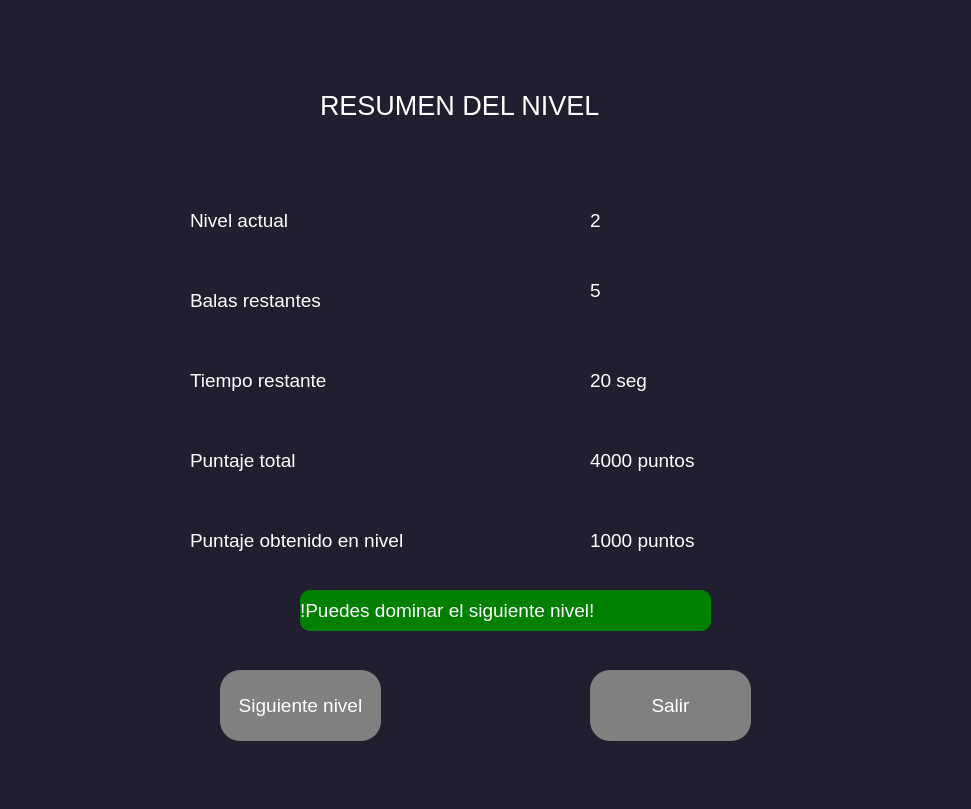
<?xml version="1.0" encoding="UTF-8"?>
<ui version="4.0">
 <class>Form</class>
 <widget class="QWidget" name="Form">
  <property name="geometry">
   <rect>
    <x>0</x>
    <y>0</y>
    <width>971</width>
    <height>809</height>
   </rect>
  </property>
  <property name="windowTitle">
   <string>Form</string>
  </property>
  <property name="styleSheet">
   <string notr="true">background-color: rgb(33, 30, 47);</string>
  </property>
  <widget class="QLabel" name="label">
   <property name="geometry">
    <rect>
     <x>320</x>
     <y>80</y>
     <width>321</width>
     <height>51</height>
    </rect>
   </property>
   <property name="styleSheet">
    <string notr="true">background-color: transparent;
color: white;
font-size: 20pt</string>
   </property>
   <property name="text">
    <string>RESUMEN DEL NIVEL</string>
   </property>
  </widget>
  <widget class="QLabel" name="label_2">
   <property name="geometry">
    <rect>
     <x>740</x>
     <y>60</y>
     <width>151</width>
     <height>161</height>
    </rect>
   </property>
   <property name="styleSheet">
    <string notr="true">background-color: transparent
</string>
   </property>
   <property name="text">
    <string/>
   </property>
   <property name="pixmap">
    <pixmap>../Sprites/Terminator-Dog/Dog2.png</pixmap>
   </property>
   <property name="scaledContents">
    <bool>true</bool>
   </property>
  </widget>
  <widget class="QLabel" name="nivel_actual_label">
   <property name="geometry">
    <rect>
     <x>190</x>
     <y>200</y>
     <width>131</width>
     <height>41</height>
    </rect>
   </property>
   <property name="styleSheet">
    <string notr="true">background-color: transparent;
color: white;
font-size: 14pt</string>
   </property>
   <property name="text">
    <string>Nivel actual</string>
   </property>
  </widget>
  <widget class="QLabel" name="balas_restantes_label">
   <property name="geometry">
    <rect>
     <x>190</x>
     <y>280</y>
     <width>171</width>
     <height>41</height>
    </rect>
   </property>
   <property name="styleSheet">
    <string notr="true">background-color: transparent;
color: white;
font-size: 14pt</string>
   </property>
   <property name="text">
    <string>Balas restantes</string>
   </property>
  </widget>
  <widget class="QLabel" name="tiempo_restante_label">
   <property name="geometry">
    <rect>
     <x>190</x>
     <y>360</y>
     <width>181</width>
     <height>41</height>
    </rect>
   </property>
   <property name="styleSheet">
    <string notr="true">background-color: transparent;
color: white;
font-size: 14pt</string>
   </property>
   <property name="text">
    <string>Tiempo restante</string>
   </property>
  </widget>
  <widget class="QLabel" name="puntaje_total_label">
   <property name="geometry">
    <rect>
     <x>190</x>
     <y>440</y>
     <width>141</width>
     <height>41</height>
    </rect>
   </property>
   <property name="styleSheet">
    <string notr="true">background-color: transparent;
color: white;
font-size: 14pt</string>
   </property>
   <property name="text">
    <string>Puntaje total</string>
   </property>
  </widget>
  <widget class="QLabel" name="puntaje_obtenido_nivel_label">
   <property name="geometry">
    <rect>
     <x>190</x>
     <y>520</y>
     <width>281</width>
     <height>41</height>
    </rect>
   </property>
   <property name="styleSheet">
    <string notr="true">background-color: transparent;
color: white;
font-size: 14pt</string>
   </property>
   <property name="text">
    <string>Puntaje obtenido en nivel</string>
   </property>
  </widget>
  <widget class="QLabel" name="contador_nivel">
   <property name="geometry">
    <rect>
     <x>590</x>
     <y>200</y>
     <width>41</width>
     <height>41</height>
    </rect>
   </property>
   <property name="styleSheet">
    <string notr="true">background-color: transparent;
color: white;
font-size: 14pt</string>
   </property>
   <property name="text">
    <string>2</string>
   </property>
  </widget>
  <widget class="QLabel" name="contador_balas_restantes">
   <property name="geometry">
    <rect>
     <x>590</x>
     <y>270</y>
     <width>161</width>
     <height>41</height>
    </rect>
   </property>
   <property name="styleSheet">
    <string notr="true">background-color: transparent;
color: white;
font-size: 14pt</string>
   </property>
   <property name="text">
    <string>5</string>
   </property>
  </widget>
  <widget class="QLabel" name="contador_tiempo_restante">
   <property name="geometry">
    <rect>
     <x>590</x>
     <y>360</y>
     <width>151</width>
     <height>41</height>
    </rect>
   </property>
   <property name="styleSheet">
    <string notr="true">background-color: transparent;
color: white;
font-size: 14pt</string>
   </property>
   <property name="text">
    <string>20 seg</string>
   </property>
  </widget>
  <widget class="QLabel" name="contador_puntaje_total">
   <property name="geometry">
    <rect>
     <x>590</x>
     <y>440</y>
     <width>281</width>
     <height>41</height>
    </rect>
   </property>
   <property name="styleSheet">
    <string notr="true">background-color: transparent;
color: white;
font-size: 14pt</string>
   </property>
   <property name="text">
    <string>4000 puntos</string>
   </property>
  </widget>
  <widget class="QLabel" name="contador_puntaje_nivel">
   <property name="geometry">
    <rect>
     <x>590</x>
     <y>520</y>
     <width>281</width>
     <height>41</height>
    </rect>
   </property>
   <property name="styleSheet">
    <string notr="true">background-color: transparent;
color: white;
font-size: 14pt</string>
   </property>
   <property name="text">
    <string>1000 puntos</string>
   </property>
  </widget>
  <widget class="QLabel" name="mensaje_nivel">
   <property name="geometry">
    <rect>
     <x>300</x>
     <y>590</y>
     <width>411</width>
     <height>41</height>
    </rect>
   </property>
   <property name="styleSheet">
    <string notr="true">background-color: green;
color: white;
font-size: 14pt;
border-radius: 10</string>
   </property>
   <property name="text">
    <string>!Puedes dominar el siguiente nivel!</string>
   </property>
  </widget>
  <widget class="QPushButton" name="boton_siguiente_nivel">
   <property name="geometry">
    <rect>
     <x>220</x>
     <y>670</y>
     <width>161</width>
     <height>71</height>
    </rect>
   </property>
   <property name="styleSheet">
    <string notr="true">background-color: grey;
color: white;
font-size: 14pt;
border-radius: 20;

</string>
   </property>
   <property name="text">
    <string>Siguiente nivel</string>
   </property>
  </widget>
  <widget class="QPushButton" name="boton_salir">
   <property name="geometry">
    <rect>
     <x>590</x>
     <y>670</y>
     <width>161</width>
     <height>71</height>
    </rect>
   </property>
   <property name="styleSheet">
    <string notr="true">background-color: grey;
color: white;
font-size: 14pt;
border-radius: 20

</string>
   </property>
   <property name="text">
    <string>Salir</string>
   </property>
  </widget>
 </widget>
 <resources/>
 <connections/>
</ui>
